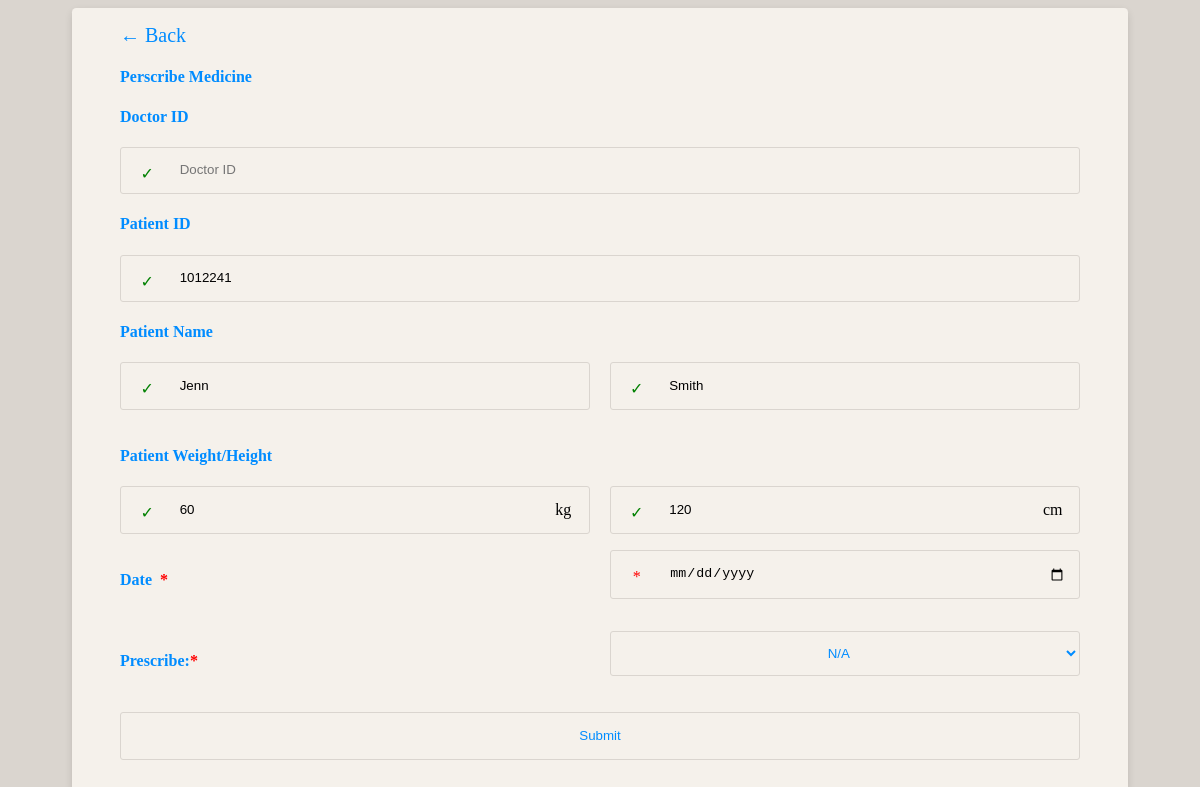
The app's page /backend/prescription.php?Pat_ID=1012241 with its own data.
### tables this page shows
CREATE TABLE `patient` (
  `Pat_ID` int NOT NULL AUTO_INCREMENT,
  `Pat_First` varchar(45) NOT NULL,
  `Pat_M_init` varchar(45) DEFAULT NULL,
  `Pat_Last` varchar(45) NOT NULL,
  `Pat_Email` varchar(45) NOT NULL,
  `Pat_Phone` varchar(45) DEFAULT NULL,
  `Pat_Gender` varchar(45) NOT NULL,
  `Pat_Race` int NOT NULL,
  `Pat_DOB` date NOT NULL,
  `Pat_Height` float NOT NULL COMMENT 'In Inches',
  `Pat_Weight` float NOT NULL COMMENT 'In Pounds',
  `Pat_Street_Addr` varchar(45) NOT NULL,
  `Pat_City_Addr` varchar(45) NOT NULL,
  `Pat_State_Addr` varchar(45) NOT NULL,
  `Pat_Zip_Addr` int NOT NULL,
  `Pat_Allergy` int NOT NULL,
  `Pat_Password` varchar(45) DEFAULT NULL,
  PRIMARY KEY (`Pat_ID`),
  UNIQUE KEY `Pat_ID_UNIQUE` (`Pat_ID`)
);

### backend/prescription.php (the view, shortened to what this page needs)
<?php
$dbhost = "eyiece.mynetgear.com";
$dbuser = "root";
$dbpass = "93U#muq!fPzZ";
$dbname = "medical_db";
$link = mysqli_connect($dbhost, $dbuser, $dbpass) or die("Unable to Connect to '$dbhost'");
mysqli_select_db($link, $dbname) or die("Could not open the db '$dbname'");
$result = mysqli_query($link,"SELECT * FROM patient WHERE Pat_ID='" .$_GET['Pat_ID']. "'");
$row= mysqli_fetch_array($result);
?>
<!DOCTYPE html>
<html>
<head>
    <link rel="stylesheet" href="/index/styles/form.css">
</head>
<body>
    <div class="container-form11">
        <form action="/backend/create_prescription.php" method="post" onsubmit="return Validate();">
            <a href="../index/doc_profile.php">&#8592; Back<a></a>
                <div class="row">
                    <h4>Perscribe Medicine</h4>
                    <h4>Doctor ID</h4>
                    <div class="input-group input-group-icon">
                        <input type="text" placeholder="Doctor ID" name="doc_id" id="pat-i"
                            value="<?php echo $_SESSION['id']; ?>" required readonly />
                        <div class="input-icon"><span style="color:green;">&#10003;</span></div>
                    </div>
                    <h4>Patient ID</h4>
                    <div class="input-group input-group-icon">
                        <input type="text" placeholder="Patient ID" name="pat_id" id="pat-i"
                            value="<?php echo $row['Pat_ID']; ?>" required readonly />
                        <div class="input-icon"><span style="color:green;">&#10003;</span></div>
                    </div>
                    <h4>Patient Name</h4>
                    <div class="input-group input-group-icon col-half">
                        <input type="text" placeholder="First Name" name="fname"
                            value="<?php echo $row['Pat_First']; ?>" readonly />
                        <div class="input-icon"><span style="color:green;">&#10003;</span></div>
                    </div>
                    <div class="input-group input-group-icon col-half">
                        <input type="text" placeholder="Last Name" name="lname" value="<?php echo $row['Pat_Last']; ?>"
                            readonly />
                        <div class="input-icon"><span style="color:green;">&#10003;</span></div>
                    </div>
                </div>
                <div class="row">
                <h4>Patient Weight/Height</h4>
                    <div class="input-group">
                        <div class="col-half input-group-icon">
                            <input type="text" name="weight" value="<?php echo $row['Pat_Weight']." ";?>" readonly/>
                            <div class="input-icon"><span style="color:green;">&#10003;</span></div>
                            <span class="input-unit" style="top: none;">kg</span>
                        </div>
                        <div class="col-half input-group-icon">
                            <input type="text" name="height" value="<?php echo $row['Pat_Height']." "; ?>"readonly/>
                            <div class="input-icon"><span style="color:green;">&#10003;</span></div>
                            <span class="input-unit" style="top: none;">cm</span>
                        </div>
                    </div>
                </div>
                <div class="row">
                    <div class="input-group input-group-icon">
                        <div class="col-half">
                            <h4 style="float: left; ">Date &#160</h4>
                            <h4 style="color: red;">*</h4>
                        </div>
                        <div class="input-group input-group-icon col-half">
                            <input type="date" name="date" required />
                            <div class="input-icon"><span style="color:red;">*</span></div>
                        </div>
                    </div>
                    <div class="row">
                        <div class="input-group">
                            <h4 class="col-half">Prescribe:<span style="color: red;">*</span></h4>
                            <select class="float-right" name="prescription" id="allergies">
                                <option value="N/A">N/A</option>
                            </select>
                        </div>
                    </div>
                    <input class="button2" type="submit" name="update_patient_data">
                </div>
</body>
</html>

### index/styles/form.css (style rules this page uses)
body { padding: 0; background-color: var(--light); }
:root { --shadow: 0px 0px 5px 5px rgba(0, 0, 0, 0.199); --lighter: #F5F1EB; --light: #dad5cf; --mid: #9FCDFC; --main: #008CFF; --accent: #4C72D2; --dark: #2C4A98; --darker: #203368; --nav-width: 225px; }
.row h4 { color: var(--main); }
input, input[type="radio"] + label, input[type="checkbox"] + label:before, select option, select { box-sizing: border-box; width: 100%; padding: 1em; line-height: 1.4; background-color: var(--lighter); border: 1px solid var(--light); border-radius: 3px; -webkit-transition: 200ms ease-in-out; -moz-transition: 200ms ease-in-out; -o-transition: 200ms ease-in-out; transition: 200ms ease-in-out; transition: all 200ms ease-in-out; }
input[type="radio"] + label, select { color: var(--main); display: inline-block; width: 49%; text-align: center; border-radius: 0; }
select { height: 3.4em; line-height: 2; }
select:first-of-type { border-top-left-radius: 3px; border-bottom-left-radius: 3px; }
select:last-of-type { border-top-right-radius: 3px; border-bottom-right-radius: 3px; }
select option { background-color: var(--main); color: var(--lighter); }
.input-group { margin-bottom: 1em; zoom: 1; }
.float-right { float: right; }
.input-group:before, .input-group:after { content: ""; display: table; }
.input-group:after { clear: both; }
.input-group-icon { position: relative; }
.input-group-icon input { padding-left: 4.4em; }
.input-group-icon .input-icon { position: absolute; top: 0; left: 0; width: 3.4em; height: 3.4em; line-height: 3.4em; text-align: center; pointer-events: none; }
.input-unit { position: absolute; top: 0; right: 0; width: 3.4em; height: 100%; line-height: 3em; text-align: center; pointer-events: none; }
.container-form11 { max-width: 60em; padding: 1em 3em 2em 3em; margin: 0em auto; background-color: var(--lighter); border-radius: 4.2px; box-shadow: 0px 3px 10px -2px rgba(0, 0, 0, 0.2); }
.container-form11 a { font-size: 1.25em; text-decoration: none; color: var(--main); }
.row { zoom: 1; }
.row:before, .row:after { content: ""; display: table; }
.row:after { clear: both; }
.col-half { margin-right: 2%; float: left; width: 49%; }
.col-half:last-of-type { margin-right: 0; }
.button2 { color: var(--main); margin-top: 5px; }

### records on screen
patient: pat_id "1012241", fname "Jenn", lname "Smith", weight "60", height "120"
